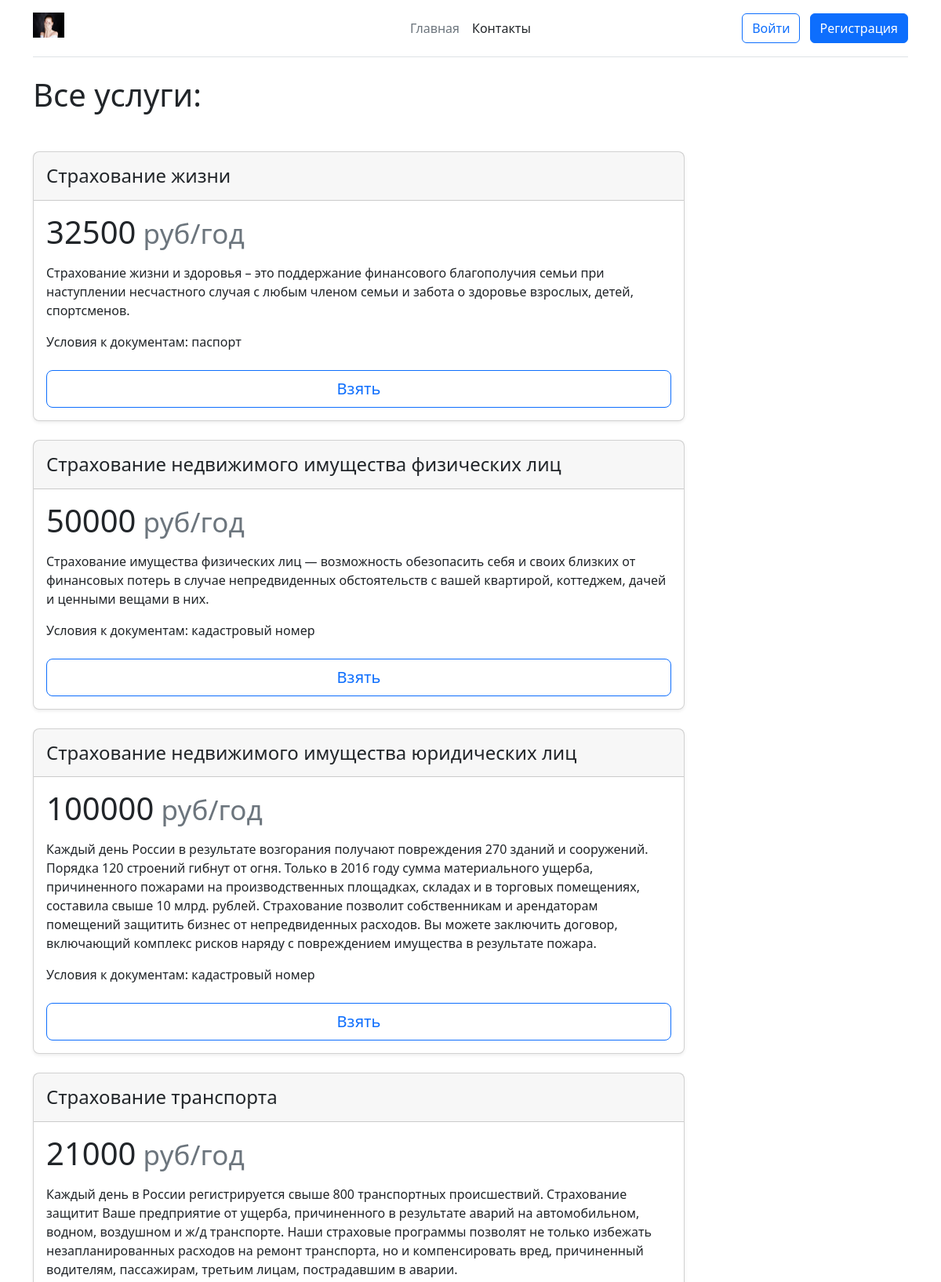
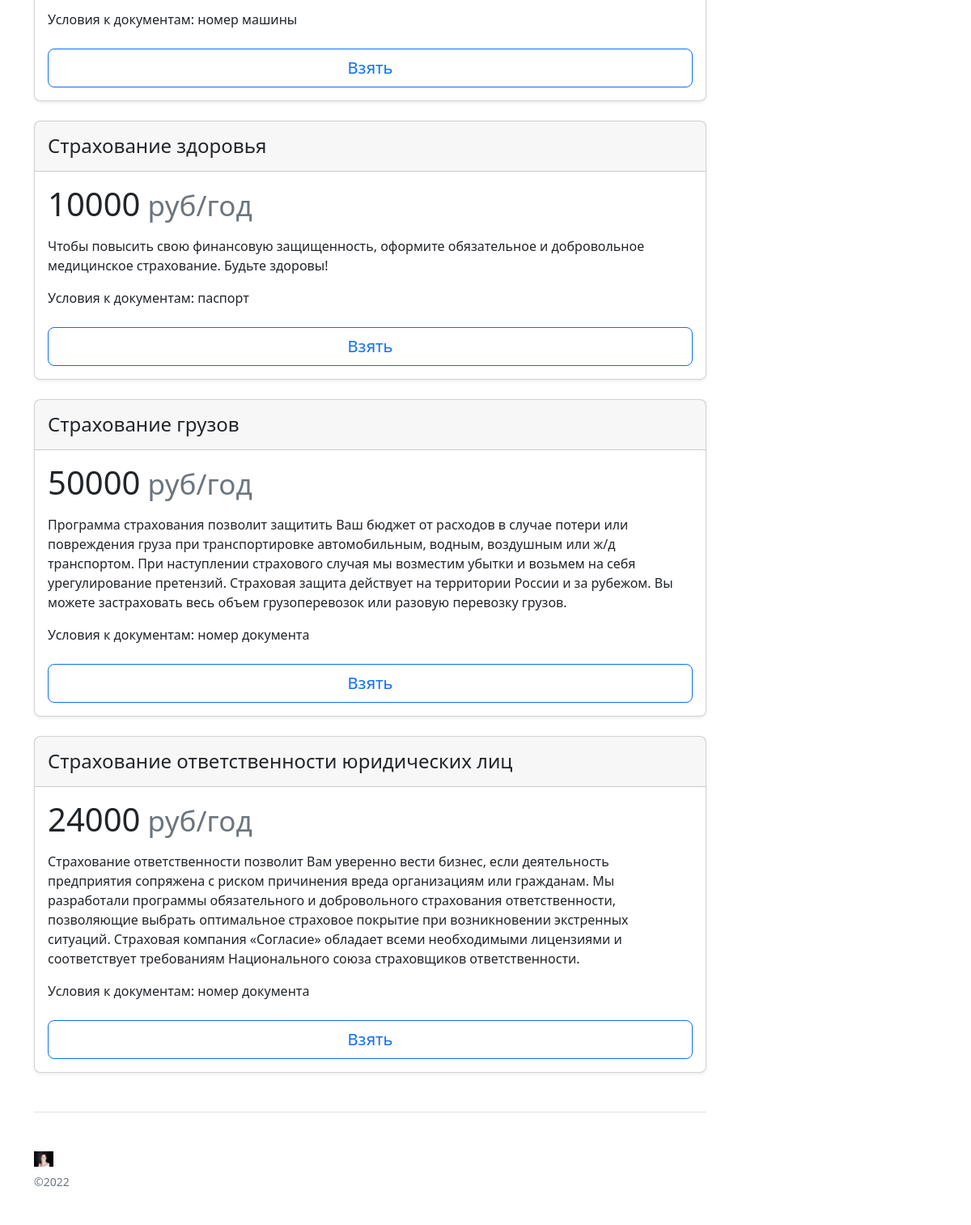
The page / on the database its author committed (2 pictures, top to bottom).
### app/functions.php (called while the page is built)
<?php
function get_yslugi(){
    global $link;
    $sql = "SELECT * FROM все_услуги";
    $result = mysqli_query($link,$sql);
    $yslugi = mysqli_fetch_all($result, MYSQLI_ASSOC);
    return $yslugi;
}

### index.php (the view, shortened to what this page needs)
<?php
require 'app/header.php';
?>
<div class="container">
    <div class="row">
        <div class="col-md-9">
            <div class="page-header">
                <h1 class="mb-5">Все услуги:</h1>
            </div>
            <?php
                $yslugi = get_yslugi();
            ?>
            <?php foreach($yslugi as $yslug): ?>
            <div class="col">
                <div class="card mb-4 rounded-3 shadow-sm">
                    <div class="card-header py-3">
                        <h4 class="my-0 fw-normal"><?=$yslug['Название']?></h4>
                    </div>
                    <div class="card-body">
                        <h1 class="card-title pricing-card-title"><?=$yslug['Стоимость']?><small class="text-muted fw-light"> руб/год</small></h1>
                        <ul class="list-unstyled mt-3 mb-4">
                        <li><?=$yslug['Описание']?></li>
                        <li>Условия к документам: <?=$yslug['тип_документа']?></li>
                        </ul>
                        <button type="button" class="w-100 btn btn-lg btn-outline-primary">Взять</button>
                    </div>
                </div>
                <?php endforeach; ?>
      </div>
        </div>
    </div>
</div>
<?php require 'app/footer.php'; ?>

### app/header.php (shortened to what this page needs)
<?php
    require_once 'include/database.php';
    require_once 'functions.php';
?>
<!DOCTYPE html>
<html lang="en">
    <head>
        <link rel="stylesheet" href="css/style.css">
        <link rel="stylesheet" href="https://cdn.jsdelivr.net/npm/bootstrap@5.2.3/dist/css/bootstrap.min.css">
    </head>
    <body>
    <div class="container">
    <header class="d-flex flex-wrap align-items-center justify-content-center justify-content-md-between py-3 mb-4 border-bottom">
      <a href="../index.php" class="d-flex align-items-center col-md-3 mb-2 mb-md-0 text-dark text-decoration-none">
        <img class="mb-2" src="../img/1.jpg" alt="" width="40" height="32">
      </a>
      <ul class="nav col-12 col-md-auto mb-2 justify-content-center mb-md-0">
        <li><a href="../index.php" class="nav-link px-2 link-secondary">Главная</a></li>
        <li><a href="../app/cont.php" class="nav-link px-2 link-dark">Контакты</a></li>
      </ul>
      <div class="col-md-3 text-end">
      <?php if ($_SESSION['user_fiz']['fam']): ?>
        <button type="button" class="btn btn-primary" onclick="document.location='/profilefiz.php'">Профиль <?php echo $_SESSION['user_fiz']['fam']?> <?php echo $_SESSION['user_fiz']['nam'] ?> <?php echo $_SESSION['user_fiz']['och'] ?>
      </button>
      <?php elseif($_SESSION['user_ur']['ema']!=''): ?>
        <button type="button" class="btn btn-primary" onclick="document.location='/profileur.php'">Профиль <?php echo $_SESSION['user_ur']['organiz']?> <?php echo $_SESSION['user_ur']['ema'] ?>
      </button>
      <?php else: ?>
        <button type="button" class="btn btn-outline-primary me-2" onclick="document.location='/app/regis/auth.php'">Войти</button>
        <button type="button" class="btn btn-primary" onclick="document.location='/app/regis/reg.php'">Регистрация</button>
      <?php endif ?>
      </div>
    </header>
  </div>
    </body>
</html>

### app/footer.php (shortened to what this page needs)
<footer class="pt-4 my-md-5 pt-md-5 border-top">
    <div class="row">
      <div class="col-12 col-md">
        <img class="mb-2" src="../img/1.jpg" alt="" width="24" height="19">
        <small class="d-block mb-3 text-muted">©2022</small>
      </div>
    </div>
  </footer>

### css/style.css (style rules this page uses)
* { margin: 0; padding: 0; box-sizing: border-box; }

### rows shown on the page
все_услуги: Название "Страхование жизни", Стоимость "32500", Описание "Страхование жизни и здоровья – это поддержание финансового благополучия семьи при наступлении несчастного случая с любым членом семьи и забота о здоровье взрослых, детей, спортсменов.", тип_документа "паспорт"
все_услуги: Название "Страхование недвижимого имущества физических лиц", Стоимость "50000", Описание "Страхование имущества физических лиц — возможность обезопасить себя и своих близких от финансовых потерь в случае непредвиденных обстоятельств с вашей квартирой, коттеджем, дачей и ценными вещами в них.", тип_документа "кадастровый номер"
все_услуги: Название "Страхование недвижимого имущества юридических лиц", Стоимость "100000", Описание "Каждый день России в результате возгорания получают повреждения 270 зданий и сооружений. Порядка 120 строений гибнут от огня. Только в 2016 году сумма материального ущерба, причиненного пожарами на производственных площадках, складах и в торговых помещениях, составила свыше 10 млрд. рублей. Страхование позволит собственникам и арендаторам помещений защитить бизнес от непредвиденных расходов. Вы можете заключить договор, включающий комплекс рисков наряду с повреждением имущества в результате пожара.", тип_документа "кадастровый номер"
все_услуги: Название "Страхование транспорта", Стоимость "21000", Описание "Каждый день в России регистрируется свыше 800 транспортных происшествий. Страхование защитит Ваше предприятие от ущерба, причиненного в результате аварий на автомобильном, водном, воздушном и ж/д транспорте. Наши страховые программы позволят не только избежать незапланированных расходов на ремонт транспорта, но и компенсировать вред, причиненный водителям, пассажирам, третьим лицам, пострадавшим в аварии.", тип_документа "номер машины"
все_услуги: Название "Страхование здоровья", Стоимость "10000", Описание "Чтобы повысить свою финансовую защищенность, оформите обязательное и добровольное медицинское страхование. Будьте здоровы!", тип_документа "паспорт"
все_услуги: Название "Страхование грузов", Стоимость "50000", Описание "Программа страхования позволит защитить Ваш бюджет от расходов в случае потери или повреждения груза при транспортировке автомобильным, водным, воздушным или ж/д транспортом. При наступлении страхового случая мы возместим убытки и возьмем на себя урегулирование претензий. Страховая защита действует на территории России и за рубежом. Вы можете застраховать весь объем грузоперевозок или разовую перевозку грузов.", тип_документа "номер документа"
все_услуги: Название "Страхование ответственности юридических лиц", Стоимость "24000", Описание "Страхование ответственности позволит Вам уверенно вести бизнес, если деятельность предприятия сопряжена с риском причинения вреда организациям или гражданам. Мы разработали программы обязательного и добровольного страхования ответственности, позволяющие выбрать оптимальное страховое покрытие при возникновении экстренных ситуаций. Страховая компания «Согласие» обладает всеми необходимыми лицензиями и соответствует требованиям Национального союза страховщиков ответственности.", тип_документа "номер документа"
